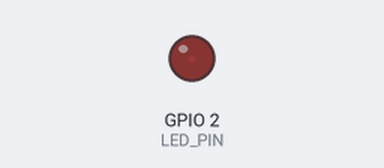
The sketch below on a simulated ESP32. Parts: output pins drawn as LEDs (lit = HIGH). What the sketch prints to the serial monitor is not drawn.

Above: at 0.05 s.
At 0.5 s:
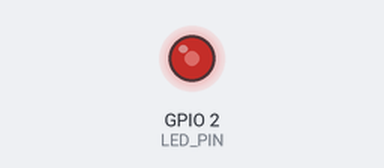
At 0.75 s:
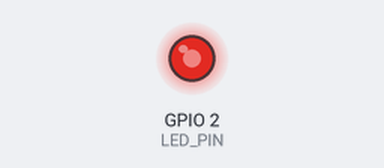
At 1.0 s:
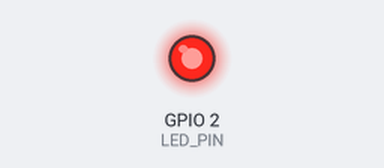
Timing chart, 0 to 3.0 s (numbered marks = the images above):
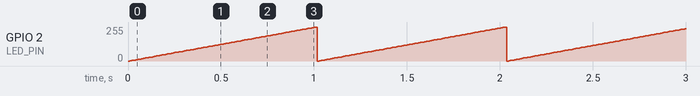

The sketch:

sketch.ino
```cpp
#define LED_PIN  2
#define FREQ     1000
#define RESOLUTION 10
#define FADE_TIME 1000
#define UPDATE_INTERVAL 10

const uint32_t maxDuty = (1UL << RESOLUTION) - 1;


const float dutyStep = (float)maxDuty / (FADE_TIME / UPDATE_INTERVAL);

float currentDuty = 0;
unsigned long lastUpdate = 0;

void setup() {
  Serial.begin(115200);
  Serial.printf("Resolution: %d bit, maxDuty: %lu, step: %.2f\n",
                RESOLUTION, maxDuty, dutyStep);

  ledcAttach(LED_PIN, FREQ, RESOLUTION);
  ledcWrite(LED_PIN, 0);
}

void loop() {
  unsigned long now = millis();

  if (now - lastUpdate >= UPDATE_INTERVAL) {
    lastUpdate = now;

    currentDuty += dutyStep;

    if (currentDuty >= maxDuty) {
      currentDuty = 0;   // Lặp lại từ đầu
    }

    ledcWrite(LED_PIN, (uint32_t)currentDuty);
    Serial.printf("Duty: %lu / %lu\n", (uint32_t)currentDuty, maxDuty);
  }
}
```

Measured:
- by itself, GPIO 2 (LED_PIN): ramps from 0/255 to 255/255 and jumps back, once every 1.0 s
